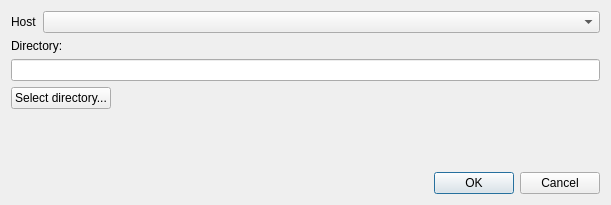
<?xml version="1.0" encoding="UTF-8"?>
<ui version="4.0">
 <class>QSetupRemoteDialog</class>
 <widget class="QDialog" name="QSetupRemoteDialog">
  <property name="geometry">
   <rect>
    <x>0</x>
    <y>0</y>
    <width>611</width>
    <height>205</height>
   </rect>
  </property>
  <property name="windowTitle">
   <string>Dialog</string>
  </property>
  <layout class="QVBoxLayout" name="verticalLayout">
   <item>
    <layout class="QHBoxLayout" name="horizontalLayout">
     <item>
      <widget class="QLabel" name="label">
       <property name="text">
        <string>Host</string>
       </property>
      </widget>
     </item>
     <item>
      <widget class="QComboBox" name="cbHost">
       <property name="sizePolicy">
        <sizepolicy hsizetype="Expanding" vsizetype="Fixed">
         <horstretch>0</horstretch>
         <verstretch>0</verstretch>
        </sizepolicy>
       </property>
      </widget>
     </item>
    </layout>
   </item>
   <item>
    <widget class="QLabel" name="label_2">
     <property name="text">
      <string>Directory:</string>
     </property>
    </widget>
   </item>
   <item>
    <widget class="QLineEdit" name="leRemoteDirectory"/>
   </item>
   <item>
    <layout class="QHBoxLayout" name="horizontalLayout_2">
     <item>
      <widget class="QPushButton" name="btnSelectRemoteDirectory">
       <property name="text">
        <string>Select directory...</string>
       </property>
      </widget>
     </item>
     <item>
      <spacer name="horizontalSpacer">
       <property name="orientation">
        <enum>Qt::Horizontal</enum>
       </property>
       <property name="sizeHint" stdset="0">
        <size>
         <width>40</width>
         <height>20</height>
        </size>
       </property>
      </spacer>
     </item>
    </layout>
   </item>
   <item>
    <spacer name="verticalSpacer">
     <property name="orientation">
      <enum>Qt::Vertical</enum>
     </property>
     <property name="sizeHint" stdset="0">
      <size>
       <width>20</width>
       <height>40</height>
      </size>
     </property>
    </spacer>
   </item>
   <item>
    <widget class="QDialogButtonBox" name="buttonBox">
     <property name="orientation">
      <enum>Qt::Horizontal</enum>
     </property>
     <property name="standardButtons">
      <set>QDialogButtonBox::Cancel|QDialogButtonBox::Ok</set>
     </property>
    </widget>
   </item>
  </layout>
 </widget>
 <resources/>
 <connections>
  <connection>
   <sender>buttonBox</sender>
   <signal>accepted()</signal>
   <receiver>QSetupRemoteDialog</receiver>
   <slot>accept()</slot>
   <hints>
    <hint type="sourcelabel">
     <x>248</x>
     <y>254</y>
    </hint>
    <hint type="destinationlabel">
     <x>157</x>
     <y>274</y>
    </hint>
   </hints>
  </connection>
  <connection>
   <sender>buttonBox</sender>
   <signal>rejected()</signal>
   <receiver>QSetupRemoteDialog</receiver>
   <slot>reject()</slot>
   <hints>
    <hint type="sourcelabel">
     <x>316</x>
     <y>260</y>
    </hint>
    <hint type="destinationlabel">
     <x>286</x>
     <y>274</y>
    </hint>
   </hints>
  </connection>
 </connections>
</ui>
